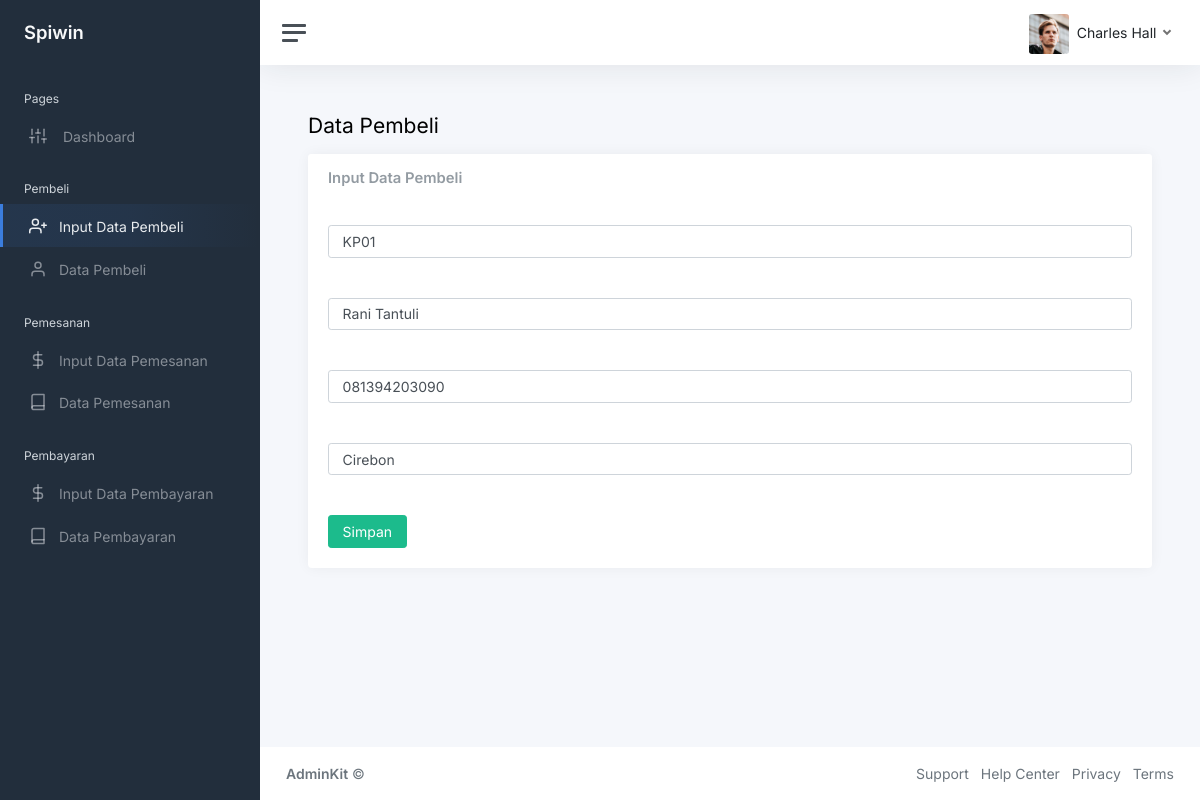
The app's page /pegawai/epem.php?id=KP01&aksi=edit with its own data.
### tables this page shows
CREATE TABLE `pembeli` (
  `kd_pbl` varchar(10) NOT NULL,
  `nm_pbl` varchar(50) NOT NULL,
  `no_hp` varchar(13) NOT NULL,
  `alamat` varchar(50) NOT NULL
);

### pegawai/database.php (called while the page is built, shortened)
<?php
class database{
	var $host = "localhost";
	var $username = "root";
	var $password = "";
	var $database = "spiwin";
	var $koneksi = "";
	function __construct(){
		$this->koneksi = mysqli_connect($this->host, $this->username, $this->password, $this->database);
	}
	function get_by_pembeli($kd_pembeli){
		$query = mysqli_query($this->koneksi,"select * from pembeli where kd_pbl='$kd_pembeli'");
		return $query->fetch_array();
	}
}
?>

### pegawai/epem.php (the view, shortened to what this page needs)
<?php
include('database.php');
$db = new database();
$kd_pembeli = $_GET['id'];
if (! is_null($kd_pembeli)) {
  $data_pembeli = $db->get_by_pembeli($kd_pembeli);
} else {
  header('location:ptampil.php');
}
?>
	<!DOCTYPE html>
<html lang="en">
<head>
	<link href="css/app.css" rel="stylesheet">
</head>
<body>
	<div class="wrapper">
		<nav id="sidebar" class="sidebar js-sidebar">
			<div class="sidebar-content js-simplebar">
				<a class="sidebar-brand" href="index.html">
          <span class="align-middle">Spiwin</span>
        </a>
				<ul class="sidebar-nav">
					<li class="sidebar-header">
						Pages
					</li>
					<li class="sidebar-item">
						<a class="sidebar-link" href="index.php">
              <i class="align-middle" data-feather="sliders"></i> <span class="align-middle">Dashboard</span>
            </a>
        </li>
					<li class="sidebar-header">
						Pembeli
					</li>
					<li class="sidebar-item active">
						<a class="sidebar-link" href="fpem.php">
             <i class="align-middle me-2" data-feather="user-plus"></i> <span class="align-middle">Input Data Pembeli</span>
            </a>
					</li>
					<li class="sidebar-item">
						<a class="sidebar-link" href="ptampil.php">
            <i class="align-middle me-2" data-feather="user"></i> <span class="align-middle">Data Pembeli</span>
            </a>
					</li>
					<li class="sidebar-header">
						Pemesanan
					</li>
					<li class="sidebar-item ">
						<a class="sidebar-link" href="ftran.php">
             <i class="align-middle me-2" data-feather="dollar-sign"></i> <span class="align-middle">Input Data Pemesanan</span>
            </a>
					</li>
					<li class="sidebar-item">
						<a class="sidebar-link" href="ttampil.php">
            <i class="align-middle me-2" data-feather="book"></i> <span class="align-middle">Data Pemesanan</span>
            </a>
					</li>
					<li class="sidebar-header">
						Pembayaran
					</li>
					<li class="sidebar-item ">
						<a class="sidebar-link" href="fbay.php">
             <i class="align-middle me-2" data-feather="dollar-sign"></i> <span class="align-middle">Input Data Pembayaran</span>
            </a>
					</li>
					<li class="sidebar-item">
						<a class="sidebar-link" href="ytampil.php">
            <i class="align-middle me-2" data-feather="book"></i> <span class="align-middle">Data Pembayaran</span>
            </a>
					</li>
				</ul>
			</div>
		</nav>
		<div class="main">
			<nav class="navbar navbar-expand navbar-light navbar-bg">
				<a class="sidebar-toggle js-sidebar-toggle">
          <i class="hamburger align-self-center"></i>
        </a>
				<div class="navbar-collapse collapse">
					<ul class="navbar-nav navbar-align">
						<li class="nav-item dropdown">
							<a class="nav-link dropdown-toggle d-none d-sm-inline-block" href="#" data-bs-toggle="dropdown">
                <img src="img/avatars/avatar.jpg" class="avatar img-fluid rounded me-1" alt="Charles Hall" /> <span class="text-dark">Charles Hall</span>
              </a>
						</li>
					</ul>
				</div>
			</nav>
			<main class="content">
				<div class="container-fluid p-0">
					<form action="data.php?action=update2" method="post">
					<h1 class="h3 mb-3">Data Pembeli</h1>
					<div class="row">
						<div class="col-12">
							<div class="card">
								<div class="card-header">
									<h5 class="card-title mb-0">Input Data Pembeli</h5>
								</div>
								<div class="card-body">
									<input type="text" class="form-control" name="kd" value="<?php echo $data_pembeli['kd_pbl']; ?>" placeholder="Kode Pembeli">
								</div>
								<div class="card-body">
									<input type="text" class="form-control" name="nm" value="<?php echo $data_pembeli['nm_pbl']; ?>" placeholder="Nama Pembeli">
								</div>
								<div class="card-body">
									<input type="text" class="form-control" name="no" value="<?php echo $data_pembeli['no_hp']; ?>" placeholder="No.Handphone">
								</div>
								<div class="card-body">
									<input type="text" class="form-control" name="al" value="<?php echo $data_pembeli['alamat']; ?>" placeholder="Alamat">
								</div>
								<div class="card-body">
									<button class="btn btn-success">Simpan</button>
								</div>
							</div>
						</div>
					</div>
					</form>
				</div>
			</main>
			<footer class="footer">
				<div class="container-fluid">
					<div class="row text-muted">
						<div class="col-6 text-start">
							<p class="mb-0">
								<a class="text-muted" href="https://adminkit.io/" target="_blank"><strong>AdminKit</strong></a> &copy;
							</p>
						</div>
						<div class="col-6 text-end">
							<ul class="list-inline">
								<li class="list-inline-item">
									<a class="text-muted" href="https://adminkit.io/" target="_blank">Support</a>
								</li>
								<li class="list-inline-item">
									<a class="text-muted" href="https://adminkit.io/" target="_blank">Help Center</a>
								</li>
								<li class="list-inline-item">
									<a class="text-muted" href="https://adminkit.io/" target="_blank">Privacy</a>
								</li>
								<li class="list-inline-item">
									<a class="text-muted" href="https://adminkit.io/" target="_blank">Terms</a>
								</li>
							</ul>
						</div>
					</div>
				</div>
			</footer>
		</div>
	</div>
</body>
</html>

### records on screen
pembeli: kd "KP01", nm "Rani Tantuli", no "081394203090", al "Cirebon"
